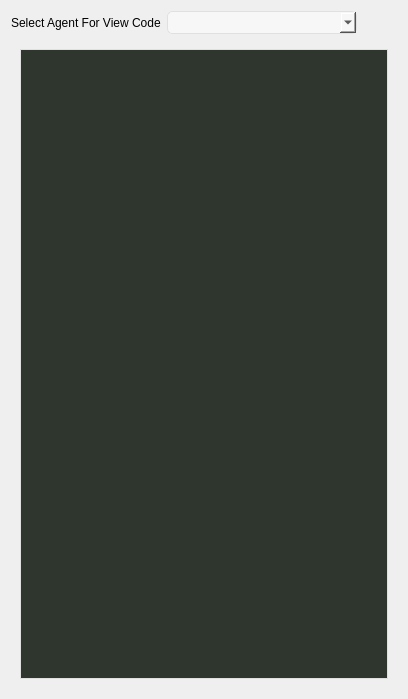
      <widget class="QWidget" name="page_14">
       <layout class="QGridLayout" name="gridLayout_51">
        <item row="0" column="0">
         <layout class="QGridLayout" name="gridLayout_49">
          <item row="0" column="0">
           <widget class="QLabel" name="label_36">
            <property name="sizePolicy">
             <sizepolicy hsizetype="Minimum" vsizetype="Preferred">
              <horstretch>0</horstretch>
              <verstretch>0</verstretch>
             </sizepolicy>
            </property>
            <property name="text">
             <string>Select Agent For View Code</string>
            </property>
           </widget>
          </item>
          <item row="0" column="1">
           <widget class="QComboBox" name="AgentViewCode">
            <property name="sizePolicy">
             <sizepolicy hsizetype="Fixed" vsizetype="Fixed">
              <horstretch>0</horstretch>
              <verstretch>0</verstretch>
             </sizepolicy>
            </property>
            <property name="minimumSize">
             <size>
              <width>190</width>
              <height>23</height>
             </size>
            </property>
            <property name="maximumSize">
             <size>
              <width>190</width>
              <height>23</height>
             </size>
            </property>
            <property name="styleSheet">
             <string notr="true">QComboBox {
    background-color: #F7F7F7;
    border: 1px solid #E0E0E0;
    border-radius: 5px;  /* Borda arredondada */
    color: black;  /* Cor do texto */
    font-size: 12px;  /* Tamanho da fonte */
    padding: 5px 10px;  /* Espaçamento interno */
}

QComboBox:hover {
    background-color: #EDEDED; /* Fundo ao passar o mouse */
}

QComboBox:pressed {
    background-color: #DCDCDC; /* Fundo ao pressionar */
}

QComboBox QAbstractItemView {
    background-color: #F7F7F7;
    border: 1px solid #E0E0E0;
    selection-background-color: #EDEDED;
    selection-color: black;
    border-radius: 10px;  /* Borda arredondada para a lista */
    font-size: 16px; /* Ajuste de fonte para itens */
}
</string>
            </property>
           </widget>
          </item>
          <item row="0" column="2">
           <spacer name="horizontalSpacer_4">
            <property name="orientation">
             <enum>Qt::Horizontal</enum>
            </property>
            <property name="sizeType">
             <enum>QSizePolicy::Expanding</enum>
            </property>
            <property name="sizeHint" stdset="0">
             <size>
              <width>40</width>
              <height>20</height>
             </size>
            </property>
           </spacer>
          </item>
         </layout>
        </item>
        <item row="1" column="0">
         <widget class="QCustomSlideMenu" name="sliddemenucodeeditor" native="true">
          <property name="sizePolicy">
           <sizepolicy hsizetype="Expanding" vsizetype="Preferred">
            <horstretch>0</horstretch>
            <verstretch>0</verstretch>
           </sizepolicy>
          </property>
          <property name="minimumSize">
           <size>
            <width>0</width>
            <height>0</height>
           </size>
          </property>
          <property name="maximumSize">
           <size>
            <width>16777215</width>
            <height>16777215</height>
           </size>
          </property>
          <property name="styleSheet">
           <string notr="true"/>
          </property>
          <layout class="QGridLayout" name="gridLayout_50">
           <item row="0" column="0">
            <widget class="QFrame" name="widget_ViewAgent">
             <property name="minimumSize">
              <size>
               <width>0</width>
               <height>630</height>
              </size>
             </property>
             <property name="maximumSize">
              <size>
               <width>16777215</width>
               <height>16777215</height>
              </size>
             </property>
             <property name="styleSheet">
              <string notr="true">            QWidget {
                    
                border: 1px solid #E0E0E0;
                padding: 1px;
                border-radius: 1px;
                background-color: #2f362e;

            }</string>
             </property>
             <property name="frameShape">
              <enum>QFrame::StyledPanel</enum>
             </property>
             <property name="frameShadow">
              <enum>QFrame::Raised</enum>
             </property>
            </widget>
           </item>
          </layout>
         </widget>
        </item>
       </layout>
      </widget>
